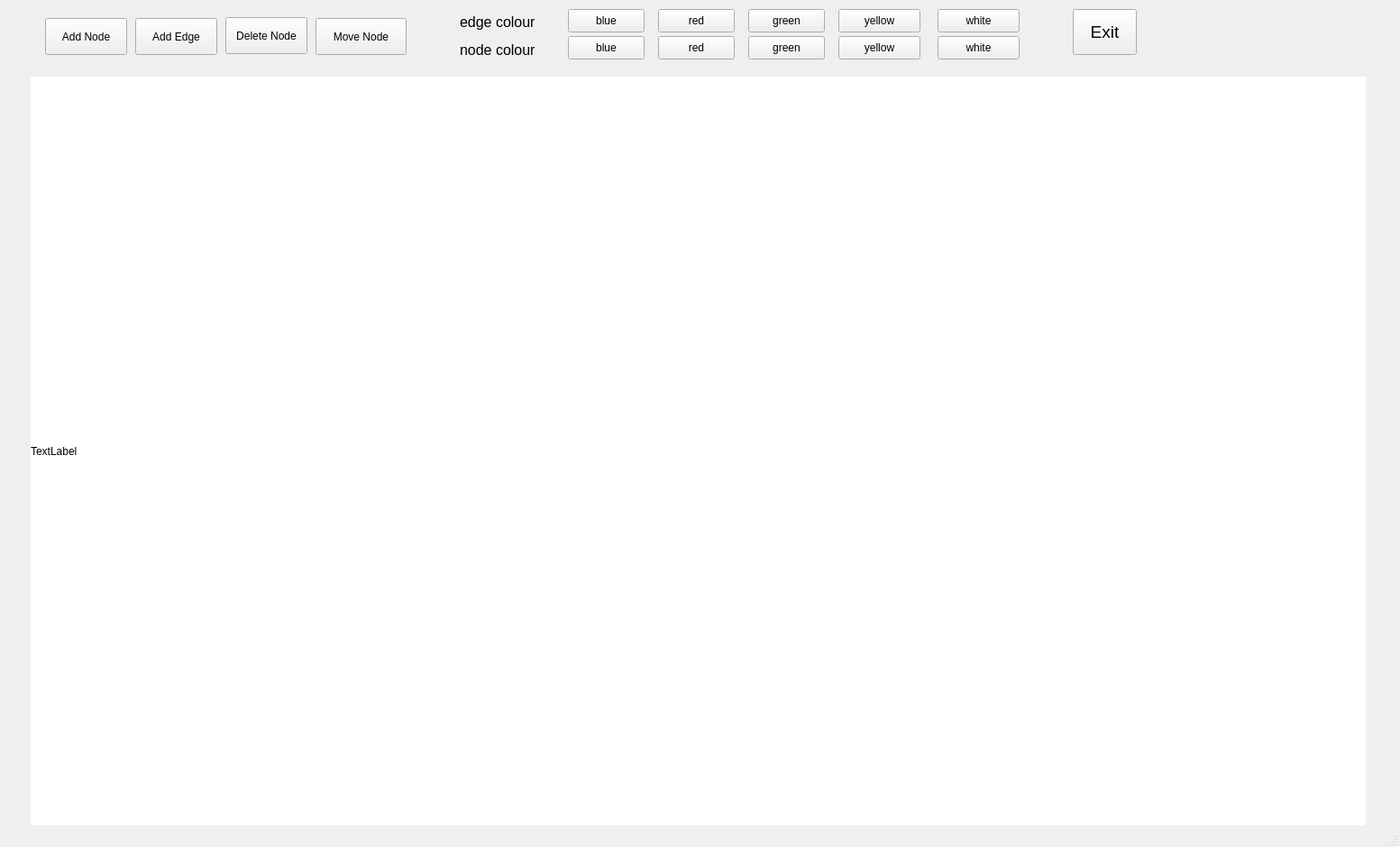
<?xml version="1.0" encoding="UTF-8"?>
<ui version="4.0">
 <class>Graph</class>
 <widget class="QMainWindow" name="Graph">
  <property name="geometry">
   <rect>
    <x>0</x>
    <y>0</y>
    <width>1553</width>
    <height>940</height>
   </rect>
  </property>
  <property name="cursor">
   <cursorShape>PointingHandCursor</cursorShape>
  </property>
  <property name="windowTitle">
   <string>GraphEd</string>
  </property>
  <property name="animated">
   <bool>true</bool>
  </property>
  <widget class="QWidget" name="centralwidget">
   <property name="mouseTracking">
    <bool>true</bool>
   </property>
   <widget class="QLabel" name="label">
    <property name="geometry">
     <rect>
      <x>34</x>
      <y>85</y>
      <width>1481</width>
      <height>831</height>
     </rect>
    </property>
    <property name="mouseTracking">
     <bool>true</bool>
    </property>
    <property name="styleSheet">
     <string notr="true">
background-color: rgb(255, 255, 255);</string>
    </property>
    <property name="text">
     <string>TextLabel</string>
    </property>
    <property name="scaledContents">
     <bool>false</bool>
    </property>
    <property name="wordWrap">
     <bool>true</bool>
    </property>
   </widget>
   <widget class="QPushButton" name="blueE">
    <property name="geometry">
     <rect>
      <x>630</x>
      <y>10</y>
      <width>85</width>
      <height>26</height>
     </rect>
    </property>
    <property name="text">
     <string>blue</string>
    </property>
   </widget>
   <widget class="QPushButton" name="redE">
    <property name="geometry">
     <rect>
      <x>730</x>
      <y>10</y>
      <width>85</width>
      <height>26</height>
     </rect>
    </property>
    <property name="text">
     <string>red</string>
    </property>
   </widget>
   <widget class="QPushButton" name="greenE">
    <property name="geometry">
     <rect>
      <x>830</x>
      <y>10</y>
      <width>85</width>
      <height>26</height>
     </rect>
    </property>
    <property name="text">
     <string>green</string>
    </property>
   </widget>
   <widget class="QPushButton" name="yellowE">
    <property name="geometry">
     <rect>
      <x>930</x>
      <y>10</y>
      <width>91</width>
      <height>26</height>
     </rect>
    </property>
    <property name="text">
     <string>yellow</string>
    </property>
   </widget>
   <widget class="QPushButton" name="whiteE">
    <property name="geometry">
     <rect>
      <x>1040</x>
      <y>10</y>
      <width>91</width>
      <height>26</height>
     </rect>
    </property>
    <property name="text">
     <string>white</string>
    </property>
   </widget>
   <widget class="QLabel" name="label_2">
    <property name="geometry">
     <rect>
      <x>510</x>
      <y>9</y>
      <width>101</width>
      <height>31</height>
     </rect>
    </property>
    <property name="font">
     <font>
      <pointsize>12</pointsize>
     </font>
    </property>
    <property name="text">
     <string>edge colour</string>
    </property>
   </widget>
   <widget class="QLabel" name="label_3">
    <property name="geometry">
     <rect>
      <x>510</x>
      <y>40</y>
      <width>101</width>
      <height>31</height>
     </rect>
    </property>
    <property name="font">
     <font>
      <pointsize>12</pointsize>
     </font>
    </property>
    <property name="text">
     <string>node colour</string>
    </property>
   </widget>
   <widget class="QPushButton" name="blueB">
    <property name="geometry">
     <rect>
      <x>630</x>
      <y>40</y>
      <width>85</width>
      <height>26</height>
     </rect>
    </property>
    <property name="text">
     <string>blue</string>
    </property>
   </widget>
   <widget class="QPushButton" name="redB">
    <property name="geometry">
     <rect>
      <x>730</x>
      <y>40</y>
      <width>85</width>
      <height>26</height>
     </rect>
    </property>
    <property name="text">
     <string>red</string>
    </property>
   </widget>
   <widget class="QPushButton" name="greenB">
    <property name="geometry">
     <rect>
      <x>830</x>
      <y>40</y>
      <width>85</width>
      <height>26</height>
     </rect>
    </property>
    <property name="text">
     <string>green</string>
    </property>
   </widget>
   <widget class="QPushButton" name="yellowB">
    <property name="geometry">
     <rect>
      <x>930</x>
      <y>40</y>
      <width>91</width>
      <height>26</height>
     </rect>
    </property>
    <property name="text">
     <string>yellow</string>
    </property>
   </widget>
   <widget class="QPushButton" name="whiteB">
    <property name="geometry">
     <rect>
      <x>1040</x>
      <y>40</y>
      <width>91</width>
      <height>26</height>
     </rect>
    </property>
    <property name="text">
     <string>white</string>
    </property>
   </widget>
   <widget class="QPushButton" name="exitB">
    <property name="geometry">
     <rect>
      <x>1190</x>
      <y>10</y>
      <width>71</width>
      <height>51</height>
     </rect>
    </property>
    <property name="font">
     <font>
      <family>Arial</family>
      <pointsize>14</pointsize>
     </font>
    </property>
    <property name="text">
     <string>Exit</string>
    </property>
   </widget>
   <widget class="QToolButton" name="AddEdge">
    <property name="geometry">
     <rect>
      <x>150</x>
      <y>20</y>
      <width>91</width>
      <height>41</height>
     </rect>
    </property>
    <property name="cursor">
     <cursorShape>ArrowCursor</cursorShape>
    </property>
    <property name="toolTip">
     <string>&lt;html&gt;&lt;head/&gt;&lt;body&gt;&lt;p&gt;Add Edge&lt;/p&gt;&lt;/body&gt;&lt;/html&gt;</string>
    </property>
    <property name="text">
     <string>Add Edge</string>
    </property>
   </widget>
   <widget class="QToolButton" name="DelNode">
    <property name="geometry">
     <rect>
      <x>250</x>
      <y>19</y>
      <width>91</width>
      <height>41</height>
     </rect>
    </property>
    <property name="cursor">
     <cursorShape>ArrowCursor</cursorShape>
    </property>
    <property name="toolTip">
     <string>&lt;html&gt;&lt;head/&gt;&lt;body&gt;&lt;p&gt;Delete Node&lt;/p&gt;&lt;p&gt;&lt;br/&gt;&lt;/p&gt;&lt;/body&gt;&lt;/html&gt;</string>
    </property>
    <property name="text">
     <string>Delete Node</string>
    </property>
   </widget>
   <widget class="QToolButton" name="Add_node">
    <property name="geometry">
     <rect>
      <x>50</x>
      <y>20</y>
      <width>91</width>
      <height>41</height>
     </rect>
    </property>
    <property name="cursor">
     <cursorShape>ArrowCursor</cursorShape>
    </property>
    <property name="toolTip">
     <string>&lt;html&gt;&lt;head/&gt;&lt;body&gt;&lt;p&gt;Add Node&lt;/p&gt;&lt;/body&gt;&lt;/html&gt;</string>
    </property>
    <property name="text">
     <string>Add Node</string>
    </property>
   </widget>
   <widget class="QPushButton" name="move">
    <property name="geometry">
     <rect>
      <x>350</x>
      <y>20</y>
      <width>101</width>
      <height>41</height>
     </rect>
    </property>
    <property name="text">
     <string>Move Node</string>
    </property>
   </widget>
  </widget>
  <widget class="QStatusBar" name="statusbar"/>
  <action name="actionNew">
   <property name="text">
    <string>New</string>
   </property>
  </action>
  <action name="actionOpen">
   <property name="text">
    <string>Open</string>
   </property>
  </action>
  <action name="actionSave_File">
   <property name="text">
    <string>Save File</string>
   </property>
  </action>
  <action name="actionSave_As">
   <property name="text">
    <string>Save As..</string>
   </property>
  </action>
  <action name="actionExit">
   <property name="text">
    <string>Exit</string>
   </property>
  </action>
  <action name="actionAbout">
   <property name="text">
    <string>About...</string>
   </property>
  </action>
  <action name="actionHelp">
   <property name="text">
    <string>Help..</string>
   </property>
  </action>
 </widget>
 <resources/>
 <connections/>
</ui>
